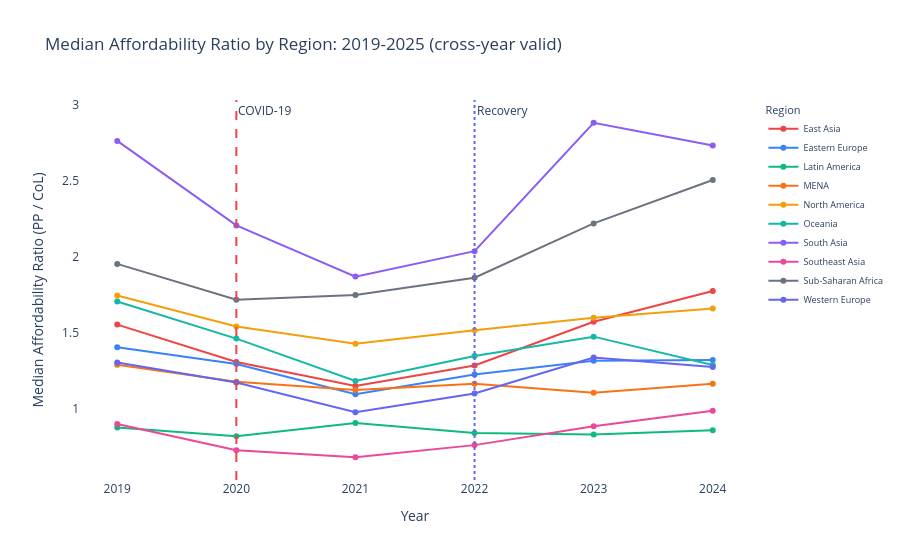

Notebook code for this chart:
### Code cell
reg_summary = (
    cmp[cmp['region'] != 'Other']
    .groupby('region')
    .agg(n_cities=('City','count'),
         median_af_change=('af_change','median'),
         pct_declined=('af_change', lambda x: (x < 0).mean() * 100))
    .reset_index()
    .sort_values('median_af_change')
)

bar_colors = [PALETTE['lost'] if v < 0 else PALETTE['gained']
              for v in reg_summary['median_af_change']]

fig, axes = plt.subplots(1, 2, figsize=(15, 6))
fig.suptitle('Act 4: Affordability Change Since COVID by World Region (2019-2025)',
             fontsize=12, fontweight='bold')

axes[0].barh(reg_summary['region'], reg_summary['median_af_change'],
             color=bar_colors, edgecolor='white')
axes[0].axvline(0, color='black', linewidth=0.8)
axes[0].set_title('Median Affordability Change', fontsize=10)
axes[0].set_xlabel('Median Delta Affordability Ratio')
axes[0].spines[['top','right']].set_visible(False)
for i, (_, row) in enumerate(reg_summary.iterrows()):
    axes[0].text(row.median_af_change + (0.01 if row.median_af_change >= 0 else -0.01),
                 i, f'n={row.n_cities}', va='center', fontsize=8,
                 ha='left' if row.median_af_change >= 0 else 'right')

axes[1].barh(reg_summary['region'], reg_summary['pct_declined'],
             color='#94A3B8', edgecolor='white')
axes[1].axvline(50, color='black', linewidth=0.8, linestyle='--', alpha=0.5)
axes[1].set_title('% of Cities Less Affordable in 2025 vs 2019', fontsize=10)
axes[1].set_xlabel('% of Cities Where Affordability Declined')
axes[1].spines[['top','right']].set_visible(False)

plt.tight_layout()
plt.show()

reg_trend = (
    df[df['region'] != 'Other']
    .groupby(['year','region'])['affordability'].median().reset_index()
)
fig = px.line(
    reg_trend[reg_trend['year'] >= PRE_COVID],
    x='year', y='affordability', color='region', markers=True,
    title='Median Affordability Ratio by Region: 2019-2025 (cross-year valid)',
    labels={'affordability':'Median Affordability Ratio (PP / CoL)','year':'Year','region':'Region'},
    color_discrete_map=REGION_COLORS,
)
fig.add_vline(x=COVID_YEAR, line_dash='dash', line_color=PALETTE['covid'],
              annotation_text='COVID-19')
fig.add_vline(x=RECOVERY_START, line_dash='dot', line_color=PALETTE['recovery'],
              annotation_text='Recovery')
fig.update_layout(plot_bgcolor='white', paper_bgcolor='white',
                  legend=dict(font=dict(size=9)))
fig.show()

print('\nMedian affordability change 2019->2025 by region:')
print(reg_summary[['region','median_af_change','pct_declined','n_cities']].to_string(index=False))

### Figure 1 — Plotly figure (JSON) as saved in the notebook; plotly's stock layout.template omitted (floating-point values rounded to 4 significant figures)
{"data": [{"hovertemplate": "Region=East Asia<br>Year=%{x}<br>Median Affordability Ratio (PP / CoL)=%{y}<extra></extra>", "legendgroup": "East Asia", "line": {"color": "#EF4444", "dash": "solid"}, "marker": {"symbol": "circle"}, "mode": "lines+markers", "name": "East Asia", "orientation": "v", "showlegend": true, "type": "scatter", "x": [2019, 2020, 2021, 2022, 2023, 2024], "xaxis": "x", "y": [1.552, 1.306, 1.148, 1.283, 1.571, 1.774], "yaxis": "y"}, {"hovertemplate": "Region=Eastern Europe<br>Year=%{x}<br>Median Affordability Ratio (PP / CoL)=%{y}<extra></extra>", "legendgroup": "Eastern Europe", "line": {"color": "#3B82F6", "dash": "solid"}, "marker": {"symbol": "circle"}, "mode": "lines+markers", "name": "Eastern Europe", "orientation": "v", "showlegend": true, "type": "scatter", "x": [2019, 2020, 2021, 2022, 2023, 2024], "xaxis": "x", "y": [1.403, 1.292, 1.094, 1.223, 1.315, 1.319], "yaxis": "y"}, {"hovertemplate": "Region=Latin America<br>Year=%{x}<br>Median Affordability Ratio (PP / CoL)=%{y}<extra></extra>", "legendgroup": "Latin America", "line": {"color": "#10B981", "dash": "solid"}, "marker": {"symbol": "circle"}, "mode": "lines+markers", "name": "Latin America", "orientation": "v", "showlegend": true, "type": "scatter", "x": [2019, 2020, 2021, 2022, 2023, 2024], "xaxis": "x", "y": [0.874, 0.816, 0.903, 0.837, 0.827, 0.855], "yaxis": "y"}, {"hovertemplate": "Region=MENA<br>Year=%{x}<br>Median Affordability Ratio (PP / CoL)=%{y}<extra></extra>", "legendgroup": "MENA", "line": {"color": "#F97316", "dash": "solid"}, "marker": {"symbol": "circle"}, "mode": "lines+markers", "name": "MENA", "orientation": "v", "showlegend": true, "type": "scatter", "x": [2019, 2020, 2021, 2022, 2023, 2024], "xaxis": "x", "y": [1.287, 1.176, 1.121, 1.163, 1.103, 1.163], "yaxis": "y"}, {"hovertemplate": "Region=North America<br>Year=%{x}<br>Median Affordability Ratio (PP / CoL)=%{y}<extra></extra>", "legendgroup": "North America", "line": {"color": "#F59E0B", "dash": "solid"}, "marker": {"symbol": "circle"}, "mode": "lines+markers", "name": "North America", "orientation": "v", "showlegend": true, "type": "scatter", "x": [2019, 2020, 2021, 2022, 2023, 2024], "xaxis": "x", "y": [1.745, 1.54, 1.427, 1.516, 1.598, 1.658], "yaxis": "y"}, {"hovertemplate": "Region=Oceania<br>Year=%{x}<br>Median Affordability Ratio (PP / CoL)=%{y}<extra></extra>", "legendgroup": "Oceania", "line": {"color": "#14B8A6", "dash": "solid"}, "marker": {"symbol": "circle"}, "mode": "lines+markers", "name": "Oceania", "orientation": "v", "showlegend": true, "type": "scatter", "x": [2019, 2020, 2021, 2022, 2023, 2024], "xaxis": "x", "y": [1.705, 1.46, 1.181, 1.346, 1.473, 1.286], "yaxis": "y"}, {"hovertemplate": "Region=South Asia<br>Year=%{x}<br>Median Affordability Ratio (PP / CoL)=%{y}<extra></extra>", "legendgroup": "South Asia", "line": {"color": "#8B5CF6", "dash": "solid"}, "marker": {"symbol": "circle"}, "mode": "lines+markers", "name": "South Asia", "orientation": "v", "showlegend": true, "type": "scatter", "x": [2019, 2020, 2021, 2022, 2023, 2024], "xaxis": "x", "y": [2.764, 2.207, 1.869, 2.037, 2.884, 2.734], "yaxis": "y"}, {"hovertemplate": "Region=Southeast Asia<br>Year=%{x}<br>Median Affordability Ratio (PP / CoL)=%{y}<extra></extra>", "legendgroup": "Southeast Asia", "line": {"color": "#EC4899", "dash": "solid"}, "marker": {"symbol": "circle"}, "mode": "lines+markers", "name": "Southeast Asia", "orientation": "v", "showlegend": true, "type": "scatter", "x": [2019, 2020, 2021, 2022, 2023, 2024], "xaxis": "x", "y": [0.8975, 0.7235, 0.6775, 0.7575, 0.8815, 0.9845], "yaxis": "y"}, {"hovertemplate": "Region=Sub-Saharan Africa<br>Year=%{x}<br>Median Affordability Ratio (PP / CoL)=%{y}<extra></extra>", "legendgroup": "Sub-Saharan Africa", "line": {"color": "#6B7280", "dash": "solid"}, "marker": {"symbol": "circle"}, "mode": "lines+markers", "name": "Sub-Saharan Africa", "orientation": "v", "showlegend": true, "type": "scatter", "x": [2019, 2020, 2021, 2022, 2023, 2024], "xaxis": "x", "y": [1.953, 1.716, 1.748, 1.862, 2.22, 2.506], "yaxis": "y"}, {"hovertemplate": "Region=Western Europe<br>Year=%{x}<br>Median Affordability Ratio (PP / CoL)=%{y}<extra></extra>", "legendgroup": "Western Europe", "line": {"color": "#6366F1", "dash": "solid"}, "marker": {"symbol": "circle"}, "mode": "lines+markers", "name": "Western Europe", "orientation": "v", "showlegend": true, "type": "scatter", "x": [2019, 2020, 2021, 2022, 2023, 2024], "xaxis": "x", "y": [1.303, 1.17, 0.975, 1.098, 1.336, 1.273], "yaxis": "y"}], "layout": {"annotations": [{"showarrow": false, "text": "COVID-19", "x": 2020, "xanchor": "left", "xref": "x", "y": 1, "yanchor": "top", "yref": "y domain"}, {"showarrow": false, "text": "Recovery", "x": 2022, "xanchor": "left", "xref": "x", "y": 1, "yanchor": "top", "yref": "y domain"}], "legend": {"font": {"size": 9}, "title": {"text": "Region"}, "tracegroupgap": 0}, "paper_bgcolor": "white", "plot_bgcolor": "white", "shapes": [{"line": {"color": "#EF4444", "dash": "dash"}, "type": "line", "x0": 2020, "x1": 2020, "xref": "x", "y0": 0, "y1": 1, "yref": "y domain"}, {"line": {"color": "#6366F1", "dash": "dot"}, "type": "line", "x0": 2022, "x1": 2022, "xref": "x", "y0": 0, "y1": 1, "yref": "y domain"}], "title": {"text": "Median Affordability Ratio by Region: 2019-2025 (cross-year valid)"}, "xaxis": {"anchor": "y", "domain": [0.0, 1.0], "title": {"text": "Year"}}, "yaxis": {"anchor": "x", "domain": [0.0, 1.0], "title": {"text": "Median Affordability Ratio (PP / CoL)"}}}}
